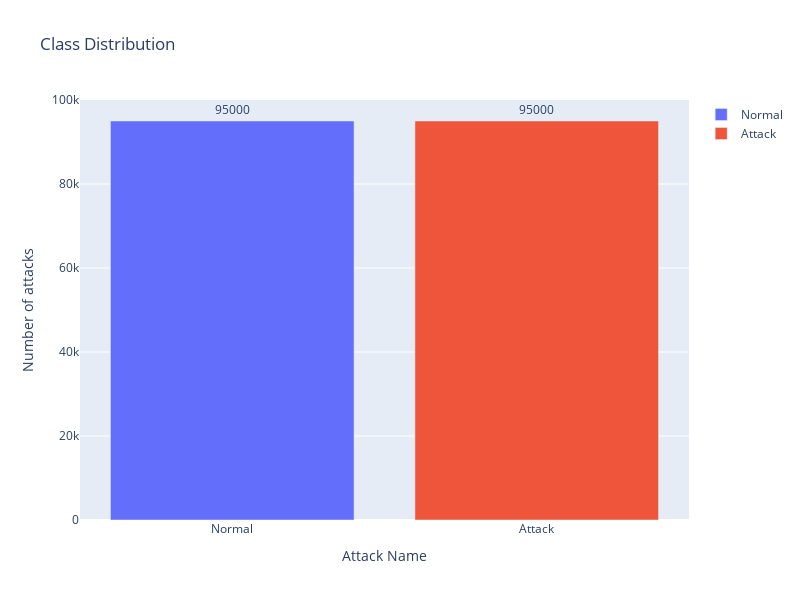

This figure's notebook cell:
### Code cell
fig = go.Figure(data=[
    go.Bar(name='Normal', 
           y=df_equal["label"].value_counts().values[0:1],
           x=['Normal'],
           text = df_equal["label"].value_counts()[0:1],
           orientation='v',
           textposition='outside',),
    go.Bar(name='Attack', 
           y=df_equal["label"].value_counts().values[1:2],
           x=['Attack'],
           text = df_equal["label"].value_counts()[1:2],
           orientation='v',
           textposition='outside',)
])
# Change the bar mode
fig.update_layout(
                  width=800,
                  height=600,
                  title=f'Class Distribution',
                  yaxis_title='Number of attacks',
                  xaxis_title='Attack Name',)
iplot(fig)

### Figure 1 — Plotly figure (JSON) as saved in the notebook; plotly's stock layout.template omitted (floating-point values rounded to 4 significant figures)
{"data": [{"name": "Normal", "orientation": "v", "text": [95000], "textposition": "outside", "type": "bar", "x": ["Normal"], "y": [95000]}, {"name": "Attack", "orientation": "v", "text": [95000], "textposition": "outside", "type": "bar", "x": ["Attack"], "y": [95000]}], "layout": {"height": 600, "title": {"text": "Class Distribution"}, "width": 800, "xaxis": {"title": {"text": "Attack Name"}}, "yaxis": {"title": {"text": "Number of attacks"}}}}
